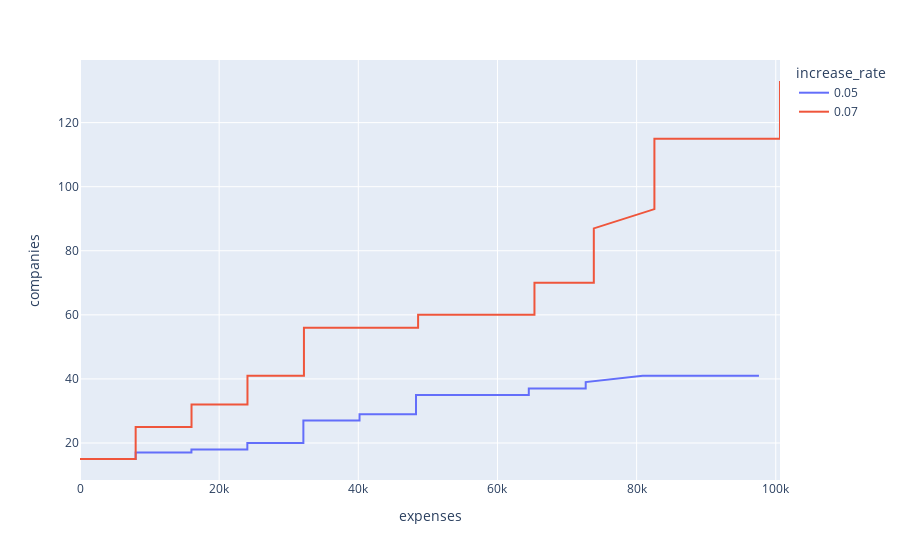

Here is the notebook cell this chart was saved with:
### Code cell
# Filter data frame so that we get the data from the 1st MC run
filtered_df = df.query('run == 1')

filtered_df.plot(
    kind='line',
    x='expenses', # Variable on the horizontal axis
    y='companies', # Variables on the vertical axis
    color='increase_rate' # Color by prey_death_parameter
)

### Figure 1 — Plotly figure (JSON) as saved in the notebook; plotly's stock layout.template omitted (floating-point values rounded to 4 significant figures; data arrays with more than 128 entries replaced by an {"elided": "..."} marker saying what was removed)
{"data": [{"hovertemplate": "increase_rate=0.05<br>expenses=%{x}<br>companies=%{y}<extra></extra>", "legendgroup": "0.05", "line": {"color": "#636efa", "dash": "solid"}, "mode": "lines", "name": "0.05", "orientation": "v", "showlegend": true, "type": "scatter", "x": {"elided": "366 float values"}, "xaxis": "x", "y": {"elided": "366 int values"}, "yaxis": "y"}, {"hovertemplate": "increase_rate=0.07<br>expenses=%{x}<br>companies=%{y}<extra></extra>", "legendgroup": "0.07", "line": {"color": "#EF553B", "dash": "solid"}, "mode": "lines", "name": "0.07", "orientation": "v", "showlegend": true, "type": "scatter", "x": {"elided": "366 float values"}, "xaxis": "x", "y": {"elided": "366 int values"}, "yaxis": "y"}], "layout": {"legend": {"title": {"text": "increase_rate"}, "tracegroupgap": 0}, "margin": {"t": 60}, "xaxis": {"anchor": "y", "domain": [0, 1], "title": {"text": "expenses"}}, "yaxis": {"anchor": "x", "domain": [0, 1], "title": {"text": "companies"}}}}
